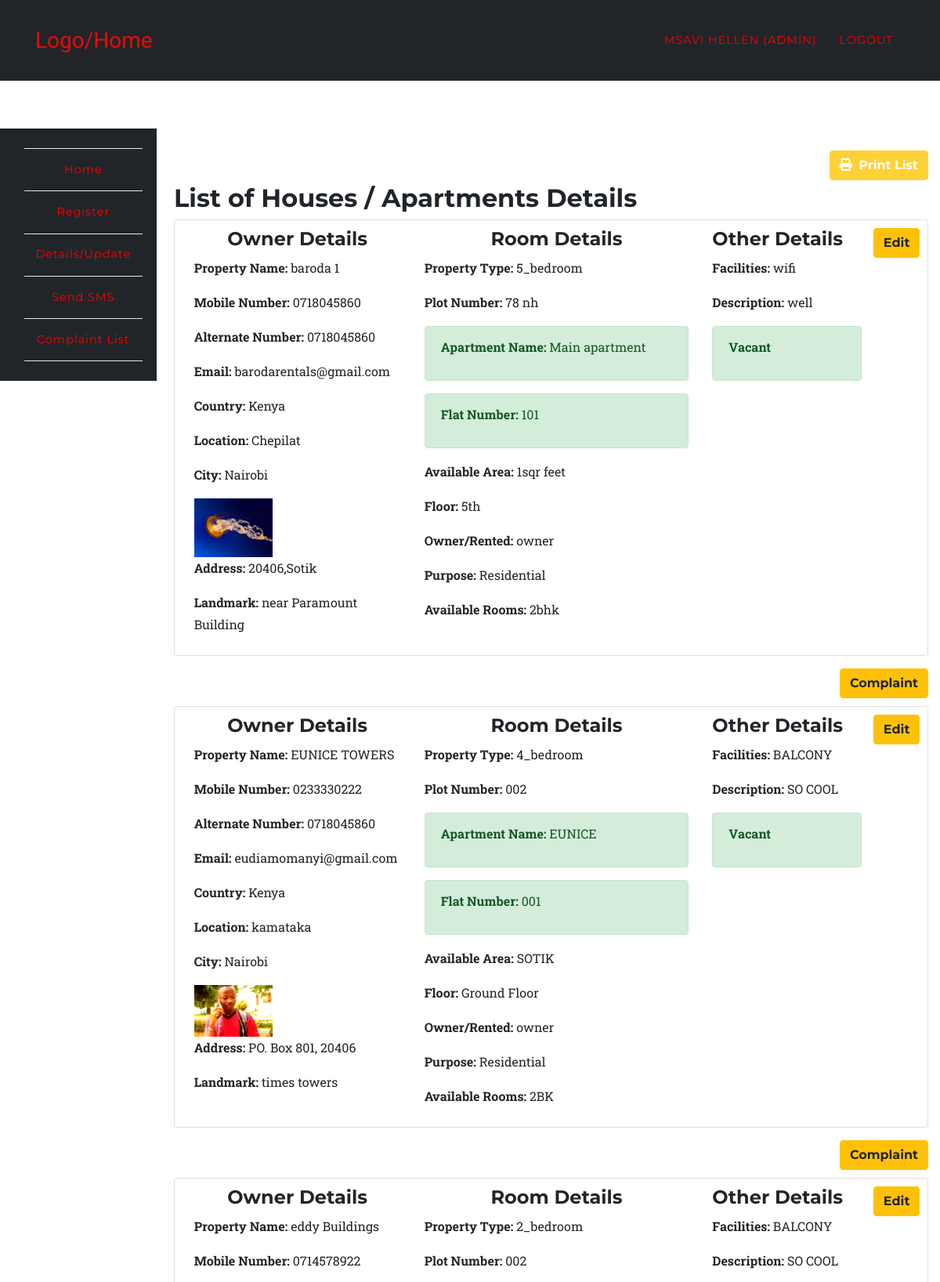
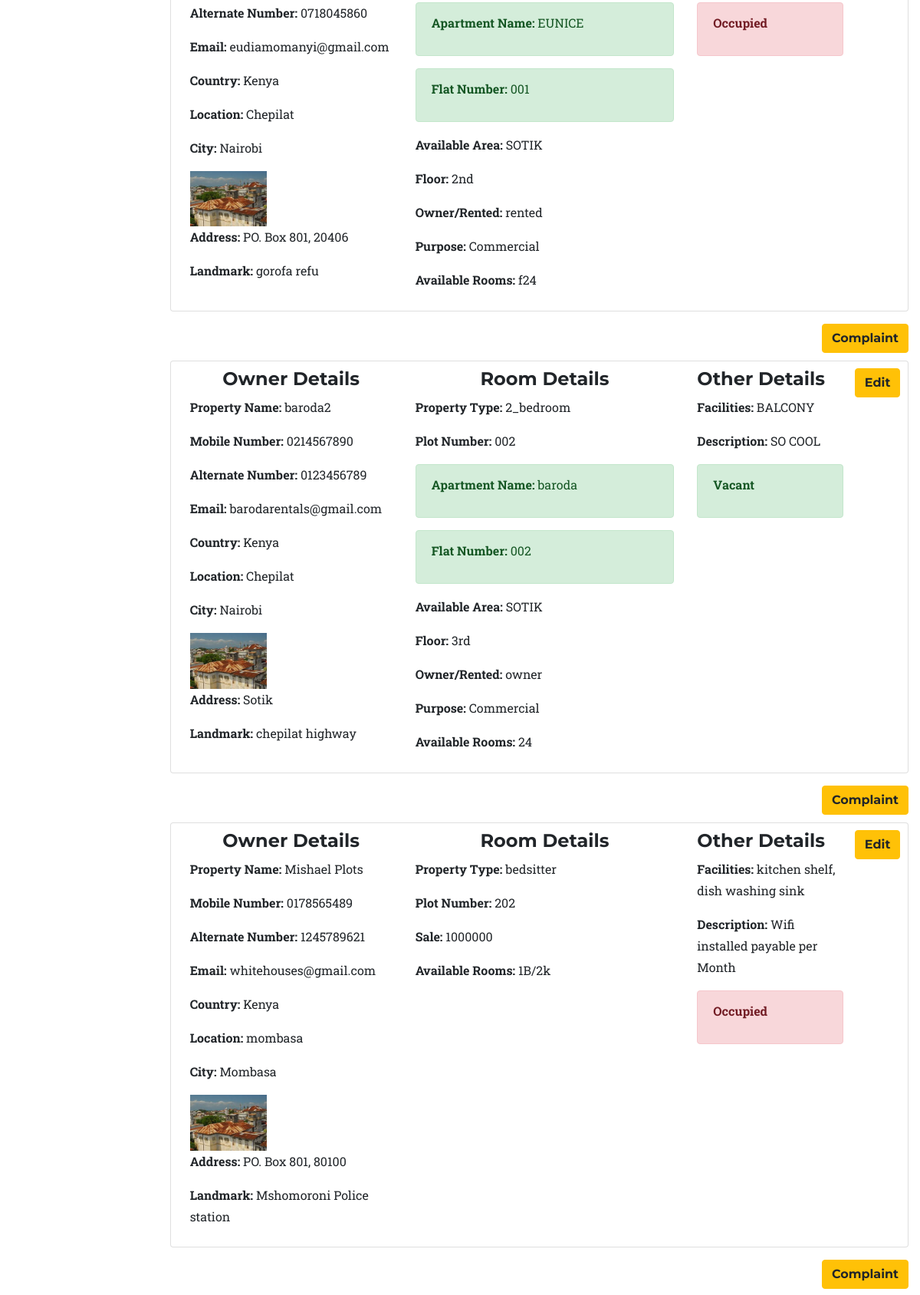
Page /app/list.php (signed in, upper part) on the committed database (2 pictures, top to bottom).
### tables this page shows
CREATE TABLE `room_rental_registrations_apartment` (
  `id` int(10) UNSIGNED NOT NULL,
  `fullname` varchar(191) NOT NULL,
  `mobile` varchar(191) NOT NULL,
  `alternat_mobile` varchar(191) NOT NULL,
  `email` varchar(191) NOT NULL,
  `country` varchar(191) NOT NULL,
  `location` varchar(191) NOT NULL,
  `city` varchar(191) NOT NULL,
  `landmark` varchar(191) NOT NULL,
  `property_type` varchar(50) DEFAULT NULL,
  `rent` varchar(191) NOT NULL,
  `deposit` varchar(191) NOT NULL,
  `plot_number` varchar(191) NOT NULL,
  `apartment_name` varchar(100) DEFAULT NULL,
  `ap_number_of_plats` varchar(100) DEFAULT NULL,
  `rooms` varchar(100) DEFAULT NULL,
  `floor` varchar(100) DEFAULT NULL,
  `purpose` varchar(100) DEFAULT NULL,
  `own` varchar(100) DEFAULT NULL,
  `area` varchar(100) DEFAULT NULL,
  `address` varchar(191) NOT NULL,
  `accommodation` varchar(191) NOT NULL,
  `description` varchar(191) NOT NULL,
  `image` varchar(191) DEFAULT NULL,
  `open_for_sharing` varchar(191) DEFAULT NULL,
  `other` varchar(191) DEFAULT NULL,
  `vacant` int(1) NOT NULL DEFAULT 1,
  `created_at` timestamp NULL DEFAULT current_timestamp(),
  `updated_at` timestamp NULL DEFAULT current_timestamp(),
  `user_id` int(10) DEFAULT NULL
);

CREATE TABLE `room_rental_registrations` (
  `id` int(10) UNSIGNED NOT NULL,
  `fullname` varchar(191) NOT NULL,
  `mobile` varchar(191) NOT NULL,
  `alternat_mobile` varchar(191) NOT NULL,
  `email` varchar(191) NOT NULL,
  `country` varchar(191) NOT NULL,
  `location` varchar(191) NOT NULL,
  `city` varchar(191) NOT NULL,
  `landmark` varchar(191) NOT NULL,
  `property_type` varchar(50) DEFAULT NULL,
  `rent` varchar(191) NOT NULL,
  `sale` varchar(190) DEFAULT NULL,
  `deposit` varchar(191) NOT NULL,
  `plot_number` varchar(191) NOT NULL,
  `rooms` varchar(100) DEFAULT NULL,
  `address` varchar(191) NOT NULL,
  `accommodation` varchar(191) NOT NULL,
  `description` varchar(191) NOT NULL,
  `image` varchar(191) DEFAULT NULL,
  `open_for_sharing` varchar(191) DEFAULT NULL,
  `other` varchar(191) DEFAULT NULL,
  `vacant` int(1) NOT NULL DEFAULT 1,
  `created_at` timestamp NULL DEFAULT current_timestamp(),
  `updated_at` timestamp NULL DEFAULT current_timestamp(),
  `user_id` int(10) DEFAULT NULL
);

### app/list.php (the view, shortened to what this page needs)
<?php
	require '../config/config.php';
		try {
			if($_SESSION['role'] == 'admin'){
				$stmt = $connect->prepare('SELECT * FROM room_rental_registrations_apartment');
				$stmt->execute();
				$data1 = $stmt->fetchAll (PDO::FETCH_ASSOC);
				$stmt = $connect->prepare('SELECT * FROM room_rental_registrations');
				$stmt->execute();
				$data2 = $stmt->fetchAll (PDO::FETCH_ASSOC);
				$data = array_merge($data1,$data2);
			}
		}catch(PDOException $e) {
			$errMsg = $e->getMessage();
		}
?>
<?php include '../include/header.php';?>
	<nav class="navbar navbar-expand-lg navbar-dark fixed-top" style="background-color:#212529;" id="mainNav">
      <div class="container">
        <a class="navbar-brand js-scroll-trigger" href="../index.php">Logo/Home</a>
        <div class="collapse navbar-collapse" id="navbarResponsive">
          <ul class="navbar-nav text-uppercase ml-auto">
            <li class="nav-item">
              <a class="nav-link" href="#"><?php echo $_SESSION['fullname']; ?> <?php if($_SESSION['role'] == 'admin'){ echo "(Admin)"; } ?></a>
            </li>
            <li class="nav-item">
              <a href="../auth/logout.php" class="nav-link">Logout</a>
            </li>
          </ul>
        </div>
      </div>
    </nav>
	<section style="padding-left:0px;">
		<?php include '../include/side-nav.php';?>
	</section>
<section class="wrapper" style="margin-left: 16%;margin-top: -23%;">
	<div class="container">
		<div class="row">
			<div class="col-12">
<div class="mt-4 mb-1">
    <div class="text-right d-print-none">
        <a href="javascript:window.print()" class="btn btn-primary waves-effect waves-light"><i class="fas fa-print mr-1"></i> Print List</a>
    </div>
</div>
			<h2>List of Houses / Apartments Details</h2>
				<?php
					foreach ($data as $key => $value) {
						echo '<div class="card card-inverse card-info mb-3" style="padding:1%;">
								  <div class="card-block">';
								  	echo '<a class="btn btn-warning float-right" href="update.php?id='.$value['id'].'&act=';if(!empty($value['own'])){ echo "ap"; }else{ echo "indi"; } echo '">Edit</a>';
									 echo 	'<div class="row">
											<div class="col-4">
											<h4 class="text-center">Owner Details</h4>';
											 	echo '<p><b>Property Name: </b>'.$value['fullname'].'</p>';
											 	echo '<p><b>Mobile Number: </b>'.$value['mobile'].'</p>';
											 	echo '<p><b>Alternate Number: </b>'.$value['alternat_mobile'].'</p>';
											 	echo '<p><b>Email: </b>'.$value['email'].'</p>';
											 	echo '<p><b>Country: </b>'.$value['country'].'</p><p><b> Location: </b>'.$value['location'].'</p><p><b> City: </b>'.$value['city'].'</p>';
											 	if ($value['image'] !== 'uploads/') {
											 		echo '<img src="'.$value['image'].'" width="100">';
											 	}
											 	echo '<p><b>Address: </b>'.$value['address'].'</p><p><b> Landmark: </b>'.$value['landmark'].'</p>';
										echo '</div>
											<div class="col-5">
											<h4 class="text-center">Room Details</h4>';
												echo '<p><b>Property Type: </b>'.$value['property_type'].'</p>';
												echo '<p><b>Plot Number: </b>'.$value['plot_number'].'</p>';
												if(isset($value['sale'])){
													echo '<p><b>Sale: </b>'.$value['sale'].'</p>';
												}
													if(isset($value['apartment_name']))
														echo '<div class="alert alert-success" role="alert"><p><b>Apartment Name: </b>'.$value['apartment_name'].'</p></div>';
													if(isset($value['ap_number_of_plats']))
														echo '<div class="alert alert-success" role="alert"><p><b>Flat Number: </b>'.$value['ap_number_of_plats'].'</p></div>';
												if(isset($value['own'])){
													echo '<p><b>Available Area: </b>'.$value['area'].'</p>';
													echo '<p><b>Floor: </b>'.$value['floor'].'</p>';
													echo '<p><b>Owner/Rented: </b>'.$value['own'].'</p>';
													echo '<p><b>Purpose: </b>'.$value['purpose'].'</p>';
												}
												echo '<p><b>Available Rooms: </b>'.$value['rooms'].'</p>';
										echo '</div>
											<div class="col-3">
											<h4>Other Details</h4>';
											echo '<p><b>Facilities: </b>'.$value['accommodation'].'</p>';
											echo '<p><b>Description: </b>'.$value['description'].'</p>';
												if($value['vacant'] == 0){
													echo '<div class="alert alert-danger" role="alert"><p><b>Occupied</b></p></div>';
												}else{
													echo '<div class="alert alert-success" role="alert"><p><b>Vacant</b></p></div>';
												}
											echo '</div>
										</div>
								   </div>
								</div>';
								echo '<a class="btn btn-warning float-right" href="../app/complaint.php">Complaint</a><br><br>';
					}
				?>
			</div>
		</div>
	</div>
</section>
<?php include '../include/footer.php';?>

### include/header.php (shortened to what this page needs)
<!DOCTYPE html>
<html lang="en">
  <head>
    <link href="../assets/plugins/bootstrap/css/bootstrap.min.css" rel="stylesheet">
    <link href="../assets/plugins/font-awesome/css/font-awesome.min.css" rel="stylesheet" type="text/css">
    <link rel="stylesheet" href="https://cdnjs.cloudflare.com/ajax/libs/font-awesome/6.0.0-beta3/css/all.min.css">
    <link href="../assets/css/rent.css" rel="stylesheet">
    <link href="../assets/css/style.css" rel="stylesheet">
  </head>
  <body id="page-top">

### include/side-nav.php (shortened to what this page needs)
<br>
	<nav class="navbar navbar-expand-sm navbar-default sidebar" style="background-color:#212529;" id="mainNav">
      <div class="container">
        <div class="collapse navbar-collapse" id="navbarResponsive1">
          <ul class="navbar-nav text-center" style="    flex-direction: column;">
            <li class="nav-item">
              <a class="nav-link" href="../auth/dashboard.php">Home</a>
            </li>
            <li class="nav-item">
            	<?php if($_SESSION['role'] == 'admin' || $_SESSION['role'] == 'user'){
	        		echo '<a href="../app/register.php" class="nav-link">Register</a>';
	      	 	} ?>
            </li>
            <li class="nav-item">
	        	<a href="../app/list.php" class="nav-link">Details/Update</a>
            </li>
            <li class="nav-item">
              <?php if($_SESSION['role'] == 'admin'){
                echo '<a href="../app/sms.php" class="nav-link">Send SMS</a>';
              } ?>
            </li>
            <li class="nav-item">
              <?php if($_SESSION['role'] == 'admin'){
                echo '<a href="../app/cmplist.php" class="nav-link">Complaint List</a>';
              } ?>
            </li>
          </ul>
        </div>
      </div>
    </nav>

### include/footer.php (shortened to what this page needs)
  </body>
</html>

### assets/css/rent.css (style rules this page uses)
body { overflow-x: hidden; font-family: 'Roboto Slab', 'Helvetica Neue', Helvetica, Arial, sans-serif; }
p { line-height: 1.75; }
a { color: #fed136; }
h1, h2, h3, h4, h5, h6 { font-weight: 700; font-family: 'Montserrat', 'Helvetica Neue', Helvetica, Arial, sans-serif; }
section { padding: 100px 0; }
@media (min-width: 768px) { section { padding: 140px 0; } }
.btn { font-family: 'Montserrat', 'Helvetica Neue', Helvetica, Arial, sans-serif; font-weight: 700; }
.btn-primary { background-color: #fed136; border-color: #fed136; }
#mainNav { background-color: #212529; }
#mainNav .navbar-brand { color: #e60b0b; font-family: 'Kaushan Script', 'Helvetica Neue', Helvetica, Arial, cursive; }
#mainNav .navbar-nav .nav-item .nav-link { font-size: 90%; font-weight: 400; padding: 0.75em 0; letter-spacing: 1px; color: red; font-family: 'Montserrat', 'Helvetica Neue', Helvetica, Arial, sans-serif; }
@media (min-width: 992px) { #mainNav { padding-top: 25px; padding-bottom: 25px; -webkit-transition: padding-top 0.3s, padding-bottom 0.3s; -moz-transition: padding-top 0.3s, padding-bottom 0.3s; transition: padding-top 0.3s, padding-bottom 0.3s; border: none; background-color: transparent; } }
@media (min-width: 992px) { #mainNav .navbar-brand { font-size: 1.75em; -webkit-transition: all 0.3s; -moz-transition: all 0.3s; transition: all 0.3s; } }
@media (min-width: 992px) { #mainNav .navbar-nav .nav-item .nav-link { padding: 1.1em 1em !important; } }

### assets/css/style.css (style rules this page uses)
.navbar { border-radius: 0px; }
nav.sidebar, .main { -webkit-transition: margin 200ms ease-out; -moz-transition: margin 200ms ease-out; -o-transition: margin 200ms ease-out; transition: margin 200ms ease-out; }
@media (min-width: 765px) { nav.sidebar .navbar-nav > li:first-child { border-top: 1px #e5e5e5 solid; } }
@media (min-width: 765px) { nav.sidebar .navbar-nav > li { border-bottom: 1px #e5e5e5 solid; } }
@media (min-width: 765px) { nav.sidebar .navbar-collapse, nav.sidebar .container-fluid { padding: 0 0px 0 0px; } }
@media (min-width: 765px) { nav.sidebar { width: 200px; height: 100%; //margin-left: -160px; float: left; margin-bottom: 0px; } }
@media (min-width: 765px) { nav.sidebar li { width: 100%; } }
section { padding-left: 15px; }

### rows in the picture
room_rental_registrations_apartment: fullname "baroda 1", mobile "0718045860", alternat_mobile "0718045860", email "barodarentals@gmail.com", country "Kenya", location "Chepilat", city "Nairobi", image (picture), address "20406,Sotik", landmark "near Paramount Building", property_type "5_bedroom", plot_number "78 nh", apartment_name "Main apartment", ap_number_of_plats "101", area "1sqr feet", floor "5th", own "owner", purpose "Residential", rooms "2bhk", accommodation "wifi", description "well", vacant "Vacant"
room_rental_registrations_apartment: fullname "EUNICE TOWERS", mobile "0233330222", alternat_mobile "0718045860", email "eudiamomanyi@gmail.com", country "Kenya", location "kamataka", city "Nairobi", image (picture), address "PO. Box 801, 20406", landmark "times towers", property_type "4_bedroom", plot_number "002", apartment_name "EUNICE", ap_number_of_plats "001", area "SOTIK", floor "Ground Floor", own "owner", purpose "Residential", rooms "2BK", accommodation "BALCONY", description "SO COOL", vacant "Vacant"
room_rental_registrations_apartment: fullname "eddy Buildings", mobile "0714578922", alternat_mobile "0718045860", email "eudiamomanyi@gmail.com", country "Kenya", location "Chepilat", city "Nairobi", image (picture), address "PO. Box 801, 20406", landmark "gorofa refu", property_type "2_bedroom", plot_number "002", apartment_name "EUNICE", ap_number_of_plats "001", area "SOTIK", floor "2nd", own "rented", purpose "Commercial", rooms "f24", accommodation "BALCONY", description "SO COOL", vacant "Occupied"
room_rental_registrations_apartment: fullname "baroda2", mobile "0214567890", alternat_mobile "0123456789", email "barodarentals@gmail.com", country "Kenya", location "Chepilat", city "Nairobi", image (picture), address "Sotik", landmark "chepilat highway", property_type "2_bedroom", plot_number "002", apartment_name "baroda", ap_number_of_plats "002", area "SOTIK", floor "3rd", own "owner", purpose "Commercial", rooms "24", accommodation "BALCONY", description "SO COOL", vacant "Vacant"
room_rental_registrations: fullname "Mishael Plots", mobile "0178565489", alternat_mobile "1245789621", email "whitehouses@gmail.com", country "Kenya", location "mombasa", city "Mombasa", image (picture), address "PO. Box 801, 80100", landmark "Mshomoroni Police station", property_type "bedsitter", plot_number "202", sale "1000000", rooms "1B/2k", accommodation "kitchen shelf, dish washing sink", description "Wifi installed payable per Month", vacant "Occupied"

### other values in the picture
$_SESSION['fullname'] "MSAVI HELLEN"
